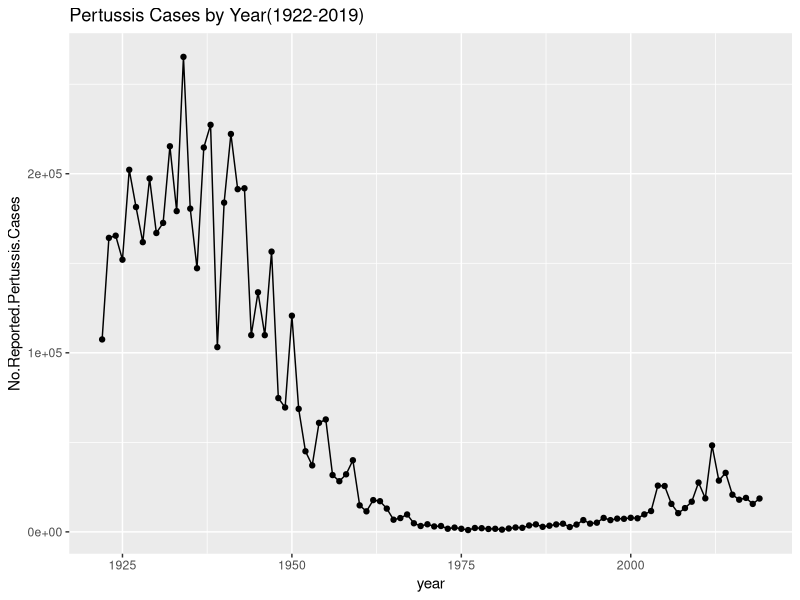
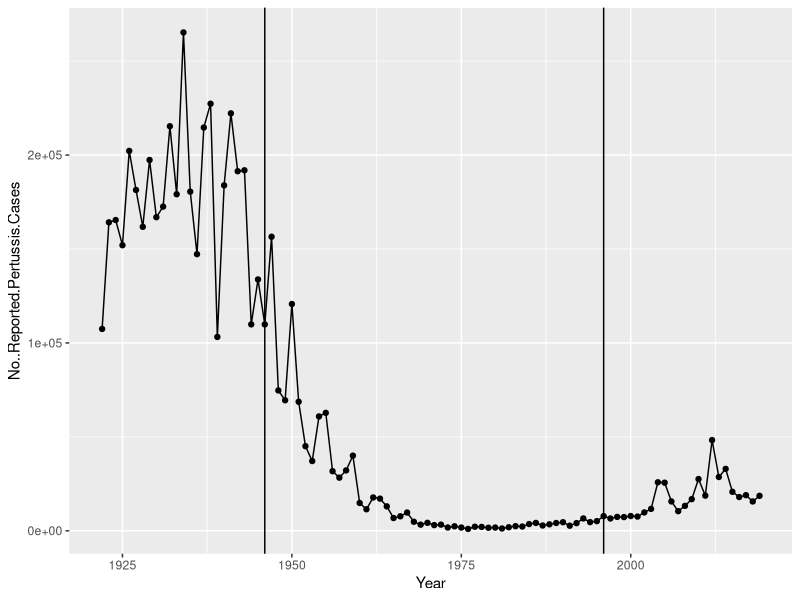
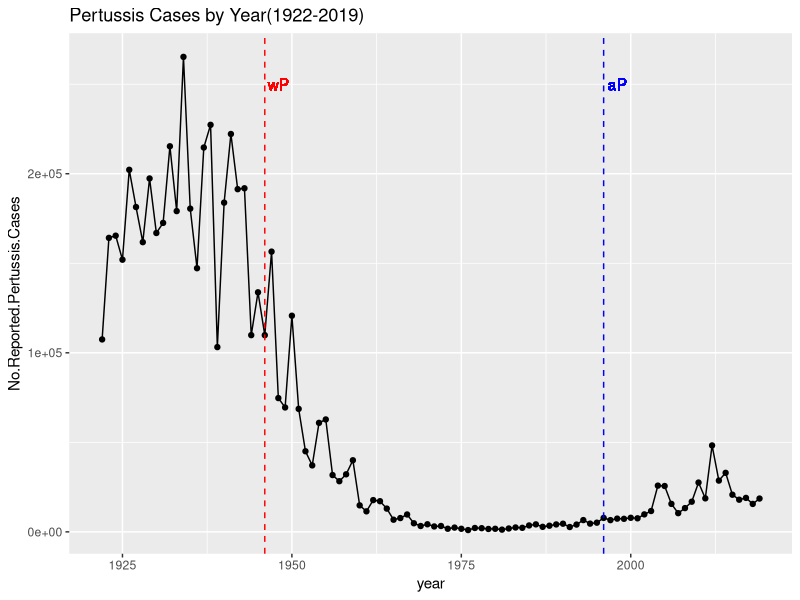

Write the R code that produced these figures, in order. (Note: this script raises an error after producing the figures.)
## ---- chunk 1
##install.packages("datapasta")
## ---- chunk 2
cdc <- data.frame(
                                 Year = c(1922L,1923L,1924L,1925L,
                                          1926L,1927L,1928L,1929L,1930L,1931L,
                                          1932L,1933L,1934L,1935L,1936L,
                                          1937L,1938L,1939L,1940L,1941L,1942L,
                                          1943L,1944L,1945L,1946L,1947L,
                                          1948L,1949L,1950L,1951L,1952L,
                                          1953L,1954L,1955L,1956L,1957L,1958L,
                                          1959L,1960L,1961L,1962L,1963L,
                                          1964L,1965L,1966L,1967L,1968L,1969L,
                                          1970L,1971L,1972L,1973L,1974L,
                                          1975L,1976L,1977L,1978L,1979L,1980L,
                                          1981L,1982L,1983L,1984L,1985L,
                                          1986L,1987L,1988L,1989L,1990L,
                                          1991L,1992L,1993L,1994L,1995L,1996L,
                                          1997L,1998L,1999L,2000L,2001L,
                                          2002L,2003L,2004L,2005L,2006L,2007L,
                                          2008L,2009L,2010L,2011L,2012L,
                                          2013L,2014L,2015L,2016L,2017L,2018L,
                                          2019L),
         No..Reported.Pertussis.Cases = c(107473,164191,165418,152003,
                                          202210,181411,161799,197371,
                                          166914,172559,215343,179135,265269,
                                          180518,147237,214652,227319,103188,
                                          183866,222202,191383,191890,109873,
                                          133792,109860,156517,74715,69479,
                                          120718,68687,45030,37129,60886,
                                          62786,31732,28295,32148,40005,
                                          14809,11468,17749,17135,13005,6799,
                                          7717,9718,4810,3285,4249,3036,
                                          3287,1759,2402,1738,1010,2177,2063,
                                          1623,1730,1248,1895,2463,2276,
                                          3589,4195,2823,3450,4157,4570,
                                          2719,4083,6586,4617,5137,7796,6564,
                                          7405,7298,7867,7580,9771,11647,
                                          25827,25616,15632,10454,13278,
                                          16858,27550,18719,48277,28639,32971,
                                          20762,17972,18975,15609,18617)
       )
## ---- chunk 3
View(cdc)
## ---- chunk 4
library(ggplot2)
## ---- chunk 5
ggplot(cdc) +
  aes(Year, No..Reported.Pertussis.Cases) +
  geom_point() +
  geom_line() +
  labs(x="year", y="No.Reported.Pertussis.Cases", title="Pertussis Cases by Year(1922-2019)")
## ---- chunk 6
baseplot <- ggplot(cdc) +
  aes(Year, No..Reported.Pertussis.Cases) +
  geom_point() +
  geom_line() +
  labs(x="year", y="No.Reported.Pertussis.Cases", title="Pertussis Cases by Year(1922-2019)")
## ---- chunk 7
ggplot(cdc) +
  aes(Year, No..Reported.Pertussis.Cases) +
  geom_point() +
  geom_line() + geom_vline(xintercept=1996) + geom_vline(xintercept=1946)
  labs(x="year", y="No.Reported.Pertussis.Cases", title="Pertussis Cases by Year(1922-2019)")
## ---- chunk 8
baseplot + geom_vline(xintercept = 1946, color="red", linetype=2) + geom_vline(xintercept = 1996, color="blue", linetype=2) + geom_text(x=1948, y=250000, label="wP", col="red") + geom_text(x=1998, y=250000, label="aP", col="blue")
## ---- chunk 9
# Allows us to read, write and process JSON data
library(jsonlite)
## ---- chunk 10
subject <- read_json("https://www.cmi-pb.org/api/subject", simplifyVector = TRUE)
## ---- chunk 11
head(subject, 3)
## ---- chunk 12
table(subject$infancy_vac)
## ---- chunk 13
table(subject$biological_sex)
## ---- chunk 14
View(subject)
## ---- chunk 15
table(subject$race, subject$biological_sex)
## ---- chunk 16
library(lubridate)
## ---- chunk 17
today()
## ---- chunk 18
today() - ymd("2000-01-01")
## ---- chunk 19
time_length( today() - ymd("2000-01-01"),  "years")
## ---- chunk 20
# Use todays date to calculate age in days
subject$age <- time_length( today() - ymd(subject$year_of_birth), "years")
## ---- chunk 21
library(dplyr)

ap <- subject %>% filter(infancy_vac == "aP")

round( summary(ap$age))
## ---- chunk 22
wp <- subject %>% filter(infancy_vac == "wP")

round( summary(wp$age))
## ---- chunk 23
t.test(ap$age, wp$age)
## ---- chunk 24
int <- ymd(subject$date_of_boost) - ymd(subject$year_of_birth)
age_at_boost <- time_length(int, "year")
head(age_at_boost)
## ---- chunk 25
summary(subject$age)
## ---- chunk 26
ggplot(subject) + aes(age)+ geom_histogram()
## ---- chunk 27
ggplot(subject) +
  aes(time_length(age, "year"),
      fill=as.factor(infancy_vac)) +
  geom_histogram(show.legend=FALSE) +
  facet_wrap(vars(infancy_vac), nrow=2) 
## ---- chunk 28
x <- t.test(time_length( wp$age, "years" ),
       time_length( ap$age, "years" ))

x$p.value
## ---- chunk 29
specimen <- read_json("https://www.cmi-pb.org/api/specimen", simplifyVector = TRUE) 
titer <- read_json("https://www.cmi-pb.org/api/ab_titer", simplifyVector = TRUE) 
## ---- chunk 30
head(specimen)
## ---- chunk 31
library(dplyr)
meta <- inner_join(specimen, subject)
dim(meta)
## ---- chunk 32
titer <- read_json("http://cmi-pb.org/api/ab_titer", simplifyVector = TRUE)
## ---- chunk 33
head(titer)
## ---- chunk 34
abdata <- inner_join(titer, meta)
dim(abdata)
## ---- chunk 35
table(abdata$isotype)
## ---- chunk 36
ggplot(abdata) + aes(MFI, antigen) + geom_boxplot()
## ---- chunk 37
ggplot(abdata) + aes(MFI_normalised, antigen) + geom_boxplot()
## ---- chunk 38
table(abdata$visit)
## ---- chunk 39
ig1 <- abdata %>% filter(isotype == "IgG1", visit!=8)
head(ig1)
## ---- chunk 40
ggplot(ig1) +
  aes(MFI, antigen) +
  geom_boxplot()
## ---- chunk 41
ggplot(ig1) +
  aes(MFI, antigen) +
  geom_boxplot() + 
  facet_wrap(vars(visit), nrow=2)
## ---- chunk 42
ggplot(ig1) +
  aes(MFI, antigen, col=infancy_vac ) +
  geom_boxplot(show.legend = FALSE) + 
  facet_wrap(vars(visit), nrow=2) +
  theme_bw()
## ---- chunk 43
ggplot(ig1) +
  aes(MFI, antigen, col=infancy_vac ) +
  geom_boxplot(show.legend = FALSE) + 
  facet_wrap(vars(infancy_vac, visit), nrow=2)
## ---- chunk 44
filter(ig1, antigen=="Measles") %>%
  ggplot() +
  aes(MFI, col=infancy_vac) +
  geom_boxplot(show.legend = TRUE) +
  facet_wrap(vars(visit)) +
  theme_bw()
